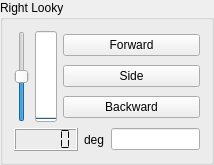
        <widget class="QGroupBox" name="groupBox_12">
         <property name="geometry">
          <rect>
           <x>690</x>
           <y>10</y>
           <width>214</width>
           <height>158</height>
          </rect>
         </property>
         <property name="sizePolicy">
          <sizepolicy hsizetype="Preferred" vsizetype="Preferred">
           <horstretch>1</horstretch>
           <verstretch>1</verstretch>
          </sizepolicy>
         </property>
         <property name="focusPolicy">
          <enum>Qt::NoFocus</enum>
         </property>
         <property name="title">
          <string>Right Looky</string>
         </property>
         <layout class="QVBoxLayout" name="verticalLayout_29">
          <item>
           <layout class="QHBoxLayout" name="horizontalLayout_23">
            <item>
             <widget class="QSlider" name="slider_RightLooky">
              <property name="focusPolicy">
               <enum>Qt::NoFocus</enum>
              </property>
              <property name="minimum">
               <number>0</number>
              </property>
              <property name="maximum">
               <number>320</number>
              </property>
              <property name="value">
               <number>160</number>
              </property>
              <property name="orientation">
               <enum>Qt::Vertical</enum>
              </property>
             </widget>
            </item>
            <item>
             <widget class="QProgressBar" name="progressBar_RightLooky">
              <property name="focusPolicy">
               <enum>Qt::NoFocus</enum>
              </property>
              <property name="layoutDirection">
               <enum>Qt::LeftToRight</enum>
              </property>
              <property name="maximum">
               <number>1024</number>
              </property>
              <property name="value">
               <number>0</number>
              </property>
              <property name="textVisible">
               <bool>true</bool>
              </property>
              <property name="orientation">
               <enum>Qt::Vertical</enum>
              </property>
              <property name="textDirection">
               <enum>QProgressBar::TopToBottom</enum>
              </property>
             </widget>
            </item>
            <item>
             <layout class="QVBoxLayout" name="verticalLayout_39">
              <item>
               <widget class="QPushButton" name="pushButton_RightLooky_Forward">
                <property name="focusPolicy">
                 <enum>Qt::NoFocus</enum>
                </property>
                <property name="text">
                 <string>Forward</string>
                </property>
               </widget>
              </item>
              <item>
               <widget class="QPushButton" name="pushButton_RightLooky_Side">
                <property name="text">
                 <string>Side</string>
                </property>
               </widget>
              </item>
              <item>
               <widget class="QPushButton" name="pushButton_RightLooky_Backward">
                <property name="focusPolicy">
                 <enum>Qt::NoFocus</enum>
                </property>
                <property name="text">
                 <string>Backward</string>
                </property>
               </widget>
              </item>
             </layout>
            </item>
           </layout>
          </item>
          <item>
           <layout class="QHBoxLayout" name="horizontalLayout_27">
            <item>
             <widget class="QLCDNumber" name="lcdNumber_RightLooky">
              <property name="focusPolicy">
               <enum>Qt::NoFocus</enum>
              </property>
              <property name="smallDecimalPoint">
               <bool>false</bool>
              </property>
              <property name="segmentStyle">
               <enum>QLCDNumber::Flat</enum>
              </property>
              <property name="value" stdset="0">
               <double>0.000000000000000</double>
              </property>
             </widget>
            </item>
            <item>
             <widget class="QLabel" name="label_29">
              <property name="focusPolicy">
               <enum>Qt::NoFocus</enum>
              </property>
              <property name="text">
               <string>deg</string>
              </property>
             </widget>
            </item>
            <item>
             <widget class="IntEdit" name="lineEdit_RightLooky"/>
            </item>
           </layout>
          </item>
         </layout>
        </widget>
